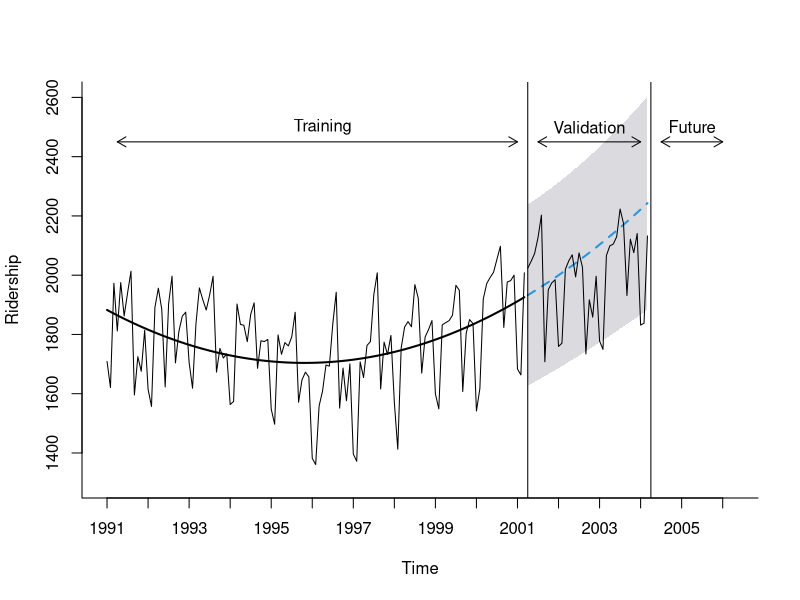

Recreate this plot in R.
library(forecast)

Amtrak.data <- read.csv("Amtrak data.csv")
ridership.ts <- ts(Amtrak.data$Ridership, start = c(1991, 1), end = c(2004, 3), freq = 12)

nValid <- 36
nTrain <- length(ridership.ts) - nValid
train.ts <- window(ridership.ts, start = c(1991, 1), end = c(1991, nTrain))
valid.ts <- window(ridership.ts, start = c(1991, nTrain + 1), end = c(1991, nTrain + nValid))
ridership.lm <-  tslm(train.ts ~ trend + I(trend^2))
ridership.lm.pred <- forecast(ridership.lm, h = nValid, level = 95)

# Figure 3-5
plot(ridership.lm.pred, ylim = c(1300, 2600),  ylab = "Ridership", xlab = "Time", bty = "l", xaxt = "n", xlim = c(1991,2006.25), main = "", flty = 2)
axis(1, at = seq(1991, 2006, 1), labels = format(seq(1991, 2006, 1)))
lines(ridership.lm$fitted, lwd = 2)
lines(valid.ts)
lines(c(2004.25 - 3, 2004.25 - 3), c(0, 3500)) 
lines(c(2004.25, 2004.25), c(0, 3500))
text(1996.25, 2500, "Training")
text(2002.75, 2500, "Validation")
text(2005.25, 2500, "Future")
arrows(2004 - 3, 2450, 1991.25, 2450, code = 3, length = 0.1, lwd = 1,angle = 30)
arrows(2004.5 - 3, 2450, 2004, 2450, code = 3, length = 0.1, lwd = 1,angle = 30)
arrows(2004.5, 2450, 2006, 2450, code = 3, length = 0.1, lwd = 1, angle = 30)



